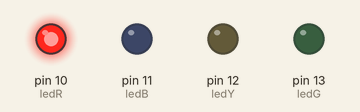
A sketch run on a simulated Arduino Uno, built with avr-gcc and run on an emulated ATmega328P. Shown: output pins drawn as LEDs (lit = HIGH).

Above: at 0.05 s.
At 0.76 s:
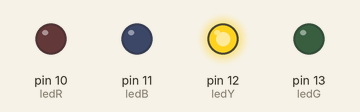
At 1.22 s:
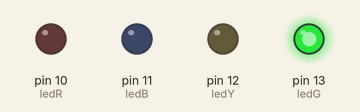
At 2.35 s:
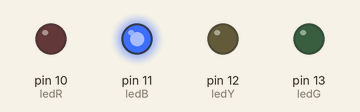
Timing chart, 0 to 3.0 s (numbered marks = the images above):
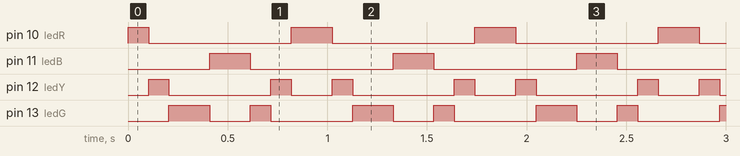

The sketch:

LEDrainbows.ino.ino
```cpp
/** Arduino Light Experiments **/

const int analog1 = A0;       //Vx of joystick
const int analog2 = A2;       //Vy of joystick
const int analog3 = A3;       //SW(Button) on joystick

const int ledR = 10;              //D9
const int ledY = 12;            //D10
const int ledG = 13;            //D11
const int ledB = 11;            //D12

int sense1 = 0;                   // Vx Analog Counter
int sense2 = 0;                   // Vy Analog Counter
int sense3 = 0;                   // Sw Analog Counter
int sum = 0;

bool bounced = false;

void setup() {
  // Start up serial communication for debugging
  Serial.begin(9600);
  // prep the digital outputs
  pinMode(ledR, OUTPUT);
  pinMode(ledY, OUTPUT);
  pinMode(ledG, OUTPUT);
  pinMode(ledB, OUTPUT);

}

void loop() {
  // Create a bouncing signal (triangle wave) that oscillates b/w 0-450
  if(sum < 500 & !bounced) sum ++;
  if(bounced) sum-- ;
  if(sum >=450){ bounced = true;}
  if(sum==0){ bounced = false;}

  if(sum < 100){
    digitalWrite(ledR, HIGH);
    digitalWrite(ledY, LOW);
    digitalWrite(ledG, LOW);
    digitalWrite(ledB, LOW);
  }

  if(sum > 100 && sum < 200){
    digitalWrite(ledR, LOW);
    digitalWrite(ledY, HIGH);
    digitalWrite(ledG, LOW);
    digitalWrite(ledB, LOW);
  }

  if(sum > 200 && sum < 300){
    digitalWrite(ledR, LOW);
    digitalWrite(ledY, LOW);
    digitalWrite(ledG, HIGH);
    digitalWrite(ledB, LOW);
  }

  if(sum > 400){
    digitalWrite(ledR, LOW);
    digitalWrite(ledY, LOW);
    digitalWrite(ledG, LOW);
    digitalWrite(ledB, HIGH);
  }


  // Serial.println(sum);
  // Sleep for 3ms to let A/D settle
  delay(1);
}
```

Measured:
- by itself, pin 10 (ledR): repeats every 0.92 s: LOW 0.72 s, HIGH 0.21 s
- by itself, pin 11 (ledB): alternates HIGH for 0.20 s and LOW for 0.72 s
- by itself, pin 12 (ledY): repeats every 0.92 s: LOW 0.51 s, HIGH 0.10 s, LOW 0.21 s, HIGH 0.10 s
- by itself, pin 13 (ledG): repeats every 0.92 s: LOW 0.20 s, HIGH 0.10 s, LOW 0.41 s, HIGH 0.20 s
